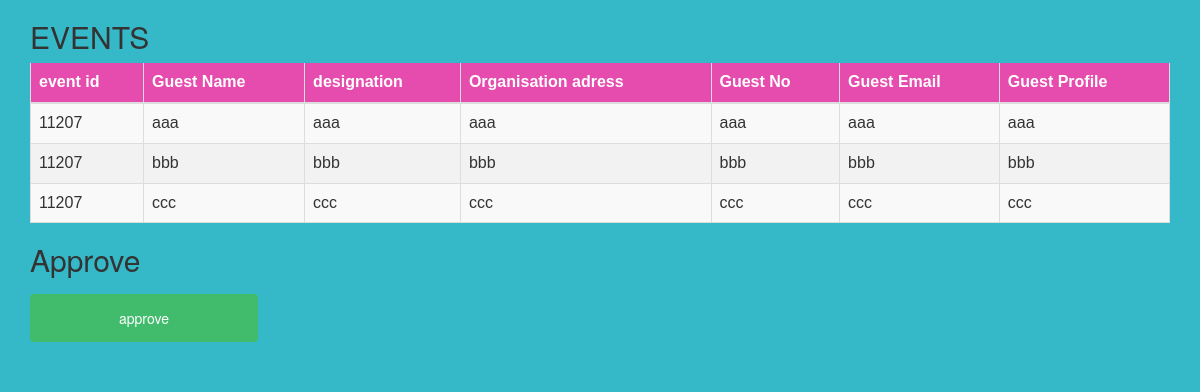
Screenshot of /coordinator.php?id=11207 with the database file from the repository.
### tables this page shows
CREATE TABLE `g_detail` (
  `event_id` varchar(100) NOT NULL,
  `g_name` varchar(100) NOT NULL,
  `desig` varchar(100) NOT NULL,
  `o_addr` varchar(100) NOT NULL,
  `g_no` varchar(100) NOT NULL,
  `g_email` varchar(100) NOT NULL,
  `g_profile` varchar(100) NOT NULL
);

### coordinator.php (the view, shortened to what this page needs)
<html lang="en">
<head>
  <link rel="stylesheet" href="https://maxcdn.bootstrapcdn.com/bootstrap/3.3.7/css/bootstrap.min.css">
<link href="css.css" rel="stylesheet" type="text/css"></link>
</head>
<body>
<div class="container">
  <h2>EVENTS</h2>
  <table class="table table-striped">
    <thead>
      <tr>
        <th>event id</th>
        <th>Guest Name</th>
	<th>designation</th>
        <th>Organisation adress</th>
	<th>Guest No</th>
	<th>Guest Email</th>
  <th>Guest Profile</th>
      </tr>
    </thead>
    <tbody>
      <tr>
<?php
$id=$_GET['id'];
 include 'db.php';
$r=mysqli_query($c,"select * from g_detail where event_id='$id' ");
while ($row=mysqli_fetch_row($r))
{
echo "<td>".$row[0]."</td>";
echo "<td>".$row[1]." </td>";
echo "<td> ".$row[2]."</td>";
echo "<td> ".$row[3]."</td>";
echo "<td> ".$row[4]."</td>";
echo "<td> ".$row[5]."</td>";
echo "<td> ".$row[6]."</td>";
echo  "</tr>";
}
?>
  </tbody>
  </table>
  <form action="approve.php">
 <h2>Approve</h2>
 <input type="submit" name="sub" value="approve">
</form>
</div>

### css.css (style rules this page uses)
body { background:#2db7c6f5; }
input[type=submit] { padding-left: 5cm; width: 49.5%; background-color:#e431a4db; color: white; padding: 14px 20px; margin: 8px 0; border: none; border-radius: 4px; cursor: pointer; }
table { font-family: "Trebuchet MS", Arial, Helvetica, sans-serif; border-collapse: collapse; width: 100%; }
td,th { border: 1px solid #ddd; padding: 8px; }
tr { background-color: #f2f2f2; }
th { padding-top: 12px; padding-bottom: 12px; text-align: left; background-color: #e431a4db; color: white; }
input { width: 50%; padding: 12px 20px; margin: 8px 0; display: inline-block; border: 1px solid #ccc; border-radius: 4px; box-sizing: border-box; }
input[type=submit] { width: 20%; background-color: #45be4aba; color: white; padding: 14px 20px; margin: 8px 0; border: none; border-radius: 4px; cursor: pointer; }

### rows the page displays
g_detail: event "11207", g_name "aaa", desig "aaa", o_addr "aaa", g_no "aaa", g_email "aaa", g_profile "aaa"
g_detail: event "11207", g_name "bbb", desig "bbb", o_addr "bbb", g_no "bbb", g_email "bbb", g_profile "bbb"
g_detail: event "11207", g_name "ccc", desig "ccc", o_addr "ccc", g_no "ccc", g_email "ccc", g_profile "ccc"
